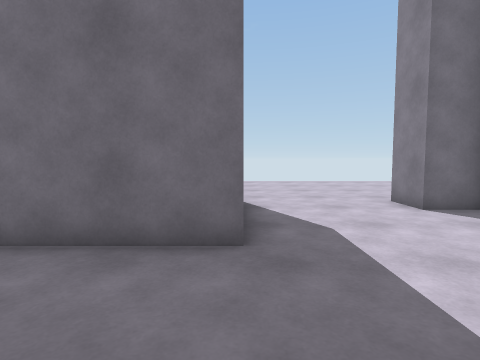
view 1 (above)

23 first-person views from a walk through a scene from a Unity 3-D project. The camera is 1.2 m above the floor, tilts 4° down and sees 80° across. The floor is counted in squares, 1 m on a side. Each view is taken from the middle of a square. On the plan, view 1 faces up. The plan holds only what a view shows up to about 13 squares ahead; the rest is blank. The place goes on beyond the plan.

view 2
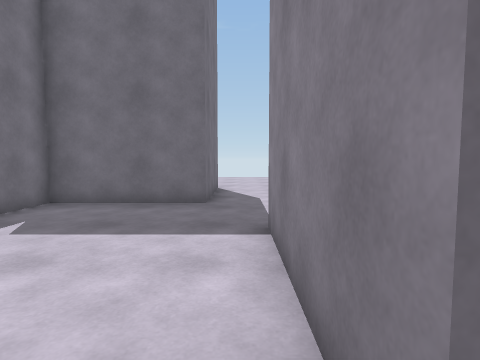

view 3
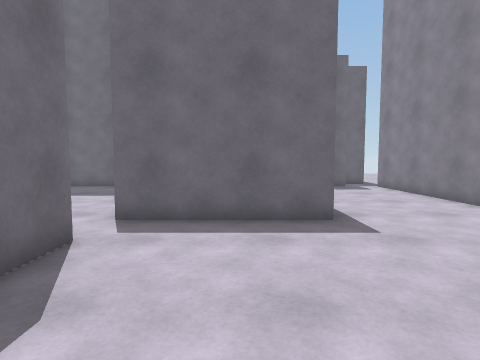

view 4
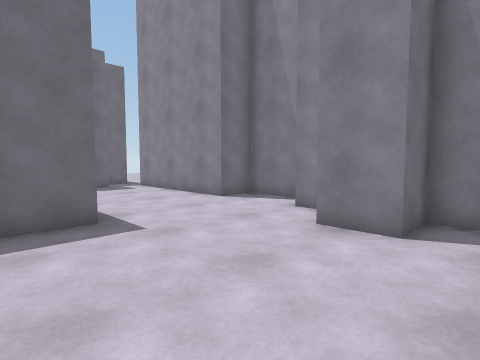

view 5
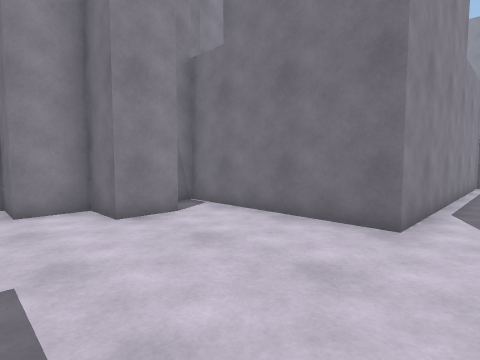

view 6
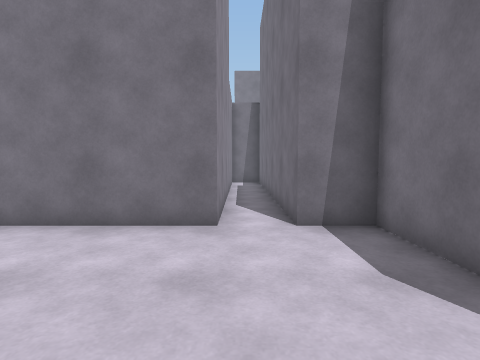

view 7
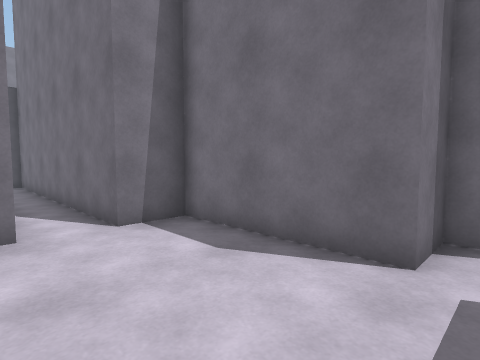

view 8
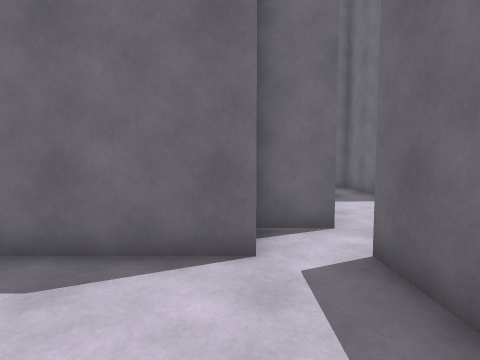

view 9
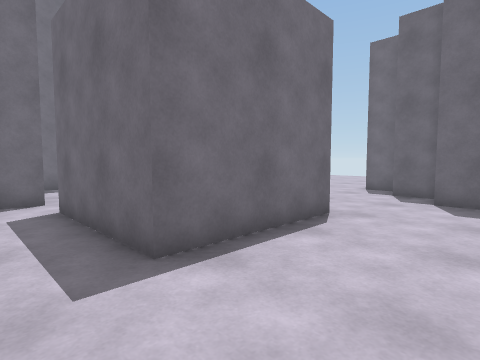

view 10
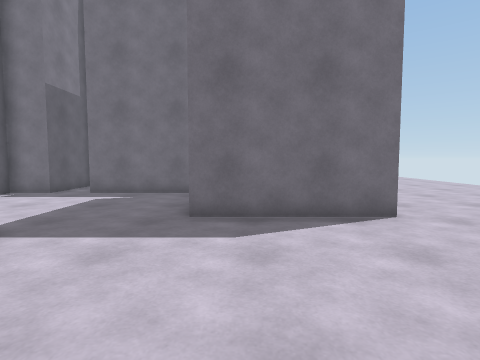

view 11
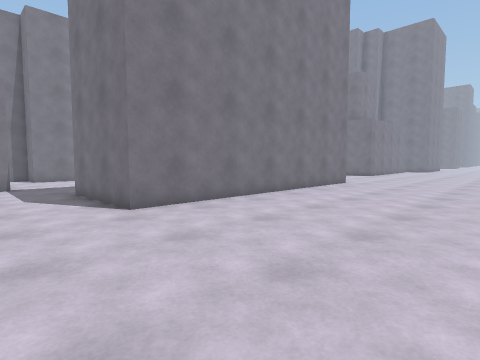

view 12
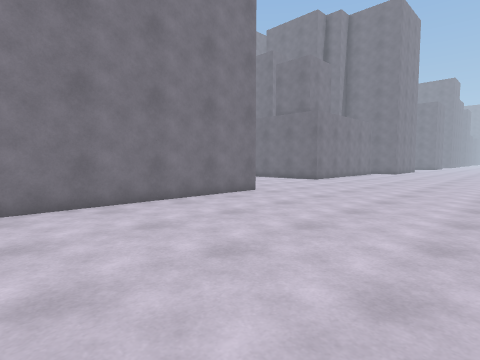

view 13
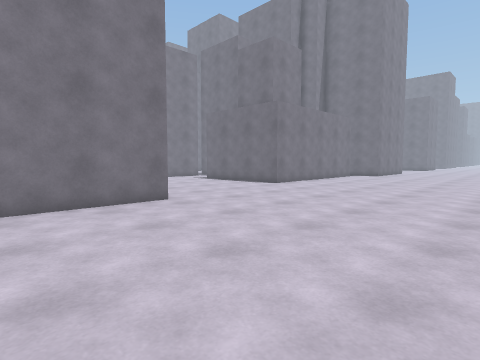

view 14
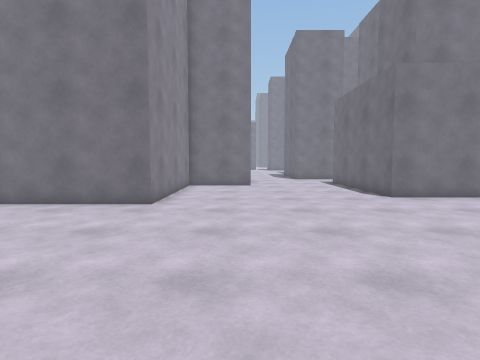

view 15
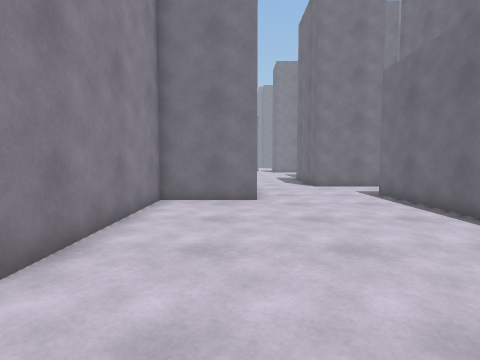

view 16
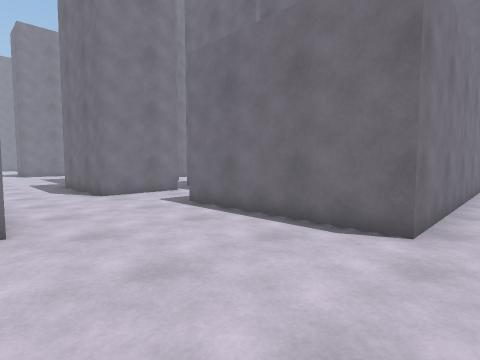

view 17
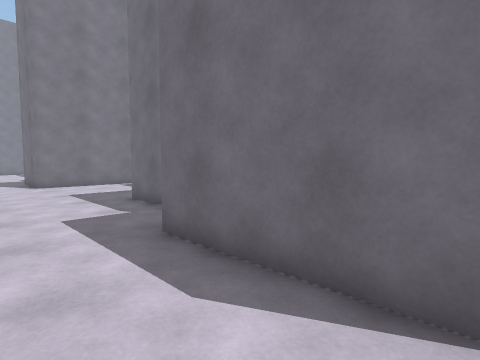

view 18
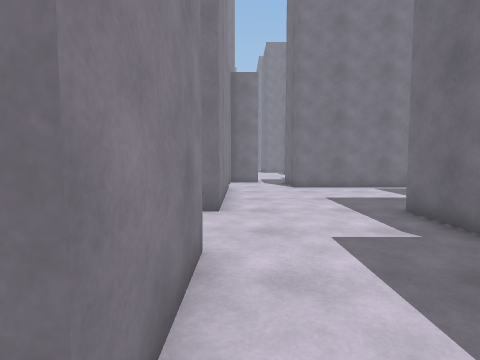

view 19
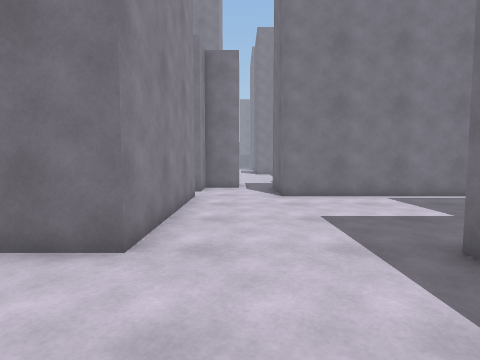

view 20
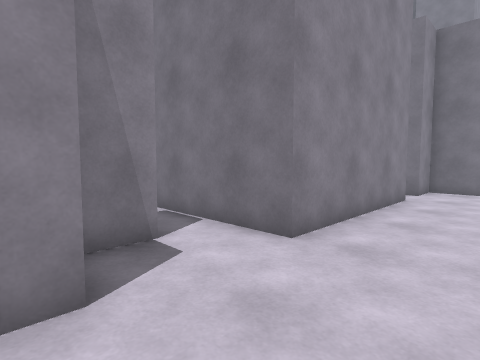

view 21
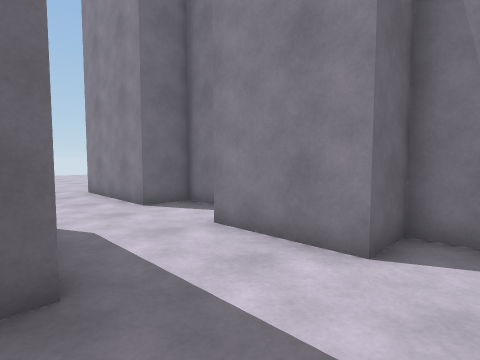

view 22
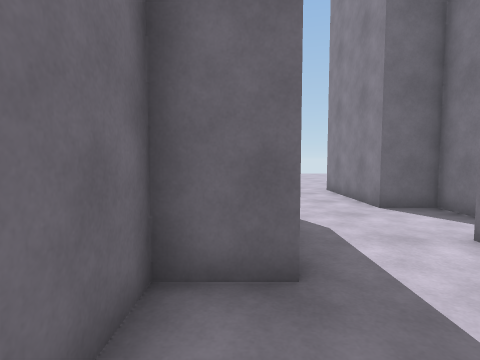

view 23
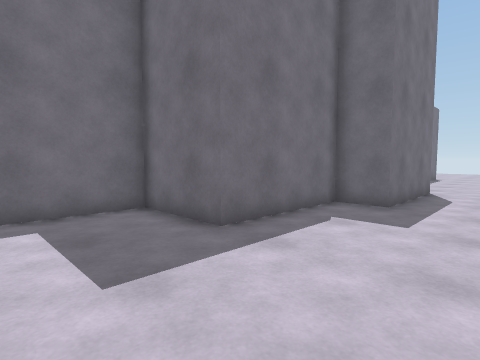

### Floor plan
Points are (right, up) in squares from view 1. A wall is a line through its corners. A room is listed if a view was taken in it or the views show most of it. See-through windows are left out.
Room 1 (view 1)
walls: (-4.6, -0.4) (-7.2, -0.4) (-7.2, -1); (0, 3.9) (-4.3, 3.9) (-4.3, -0.5); (1.5, -3.3) (1.5, 1); (-7.1, -1.9) (-4.3, -1.9) (-4.3, -3.3)
ways out: opening at (1, -3) to room 2; opening at (0, 2.3) to room 3
Room 2 (views 2, 3, 4, 5, 6, 7, 8, 9)
walls: (8.8, -7.7) (8.8, -6.3) (10.2, -6.3) (10.2, -4.8) (11.5, -4.8); (5.9, 1.1) (5.9, -3.3) (1.5, -3.3); (0, -3.2) (0, -4.8) (1.5, -4.8) (1.5, -9.2) (3, -9.2) (3, -19.4) (4.4, -19.4) (4.4, -9.2) (10, -9.2); (11.5, -1.9) (10.2, -1.9) (10.2, 4); (8.9, 3.9) (7.2, 3.9)
ways out: opening at (1, -3) to room 1; opening at (6.5, 2.5) to room 3
Room 3 (views 10, 11, 12, 13, 14, 15, 16, 17, 18, 19, 20, 21, 22, 23)
walls: (1.5, 1) (1.9, 1); (-13, -3.1) (-13, -1.9) (-14.5, -1.9) (-14.5, 2.5) (-11.6, 2.5) (-11.6, 8.3) (0, 8.3) (0, 3.9); (5.9, 6.8) (4.4, 6.8) (4.4, 8.4); (-22.5, 6.8) (-18.9, 6.8) (-18.9, 1); (7.1, 5.4) (5.9, 5.4); (-20.4, -1.9) (-17.4, -1.9) (-17.4, -6.3) (-18.9, -6.3) (-18.9, -10.6) (-21.8, -10.6) (-21.8, -13.5); (-13, -9.2) (-13, -7.7) (-14.5, -7.7) (-14.5, -4.8); (-14.5, -16.5) (-14.5, -10.6) (-13.5, -10.6); (-22.5, -16.4) (-17.4, -16.4) (-17.4, -19.4); (-16, -19.4) (-14.5, -19.4) (-14.5, -17.9)
ways out: opening at (0, 2.3) to room 1; opening at (6.5, 2.5) to room 2; opening at (-19.5, -0.5); opening at (-14, -17); opening at (-13, -10)

Positions as (right, up) in squares from view 1, and headings:
1: (0, 0), facing up
2: (1, -4), facing up
3: (4, -9), facing up
4: (4, -9), facing up-right
5: (3, -4), facing down-right
6: (4, -4), facing down
7: (5, -4), facing down-left
8: (5, -5), facing left
9: (9, -5), facing up-left
10: (6, 5), facing left
11: (3, 15), facing down-left
12: (-3, 16), facing down-left
13: (-7, 16), facing down-left
14: (-14, 16), facing down
15: (-14, 11), facing down
16: (-14, 8), facing down-left
17: (-15, -2), facing down-left
18: (-15, -4), facing down
19: (-16, -7), facing down
20: (-17, -7), facing down-right
21: (-18, -9), facing up-right
22: (-18, -9), facing up
23: (-15, -14), facing up-left
